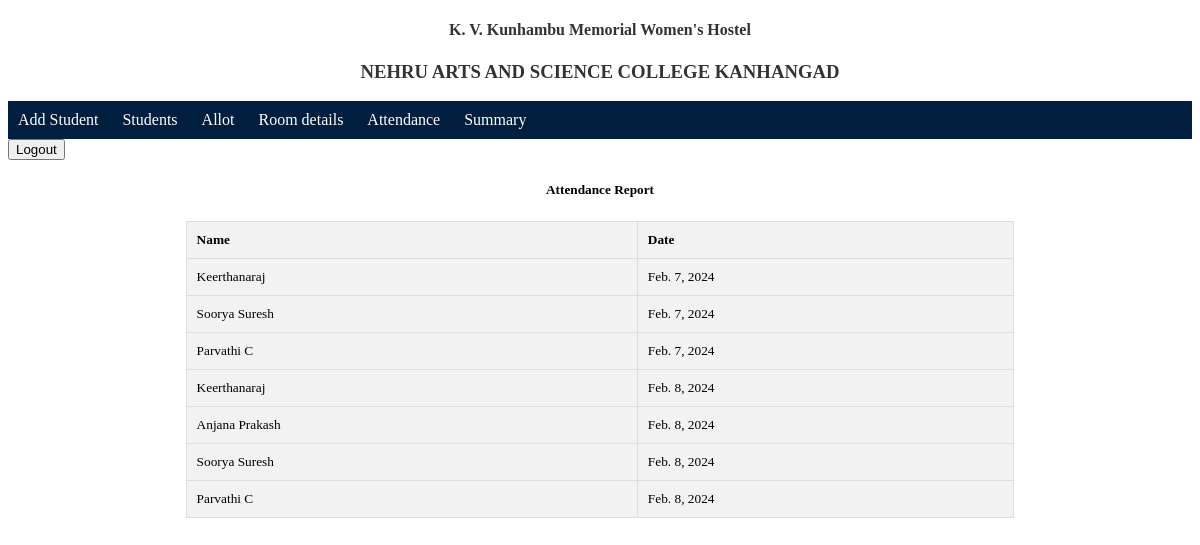
Before: /summary/ (signed in) with the older database file.
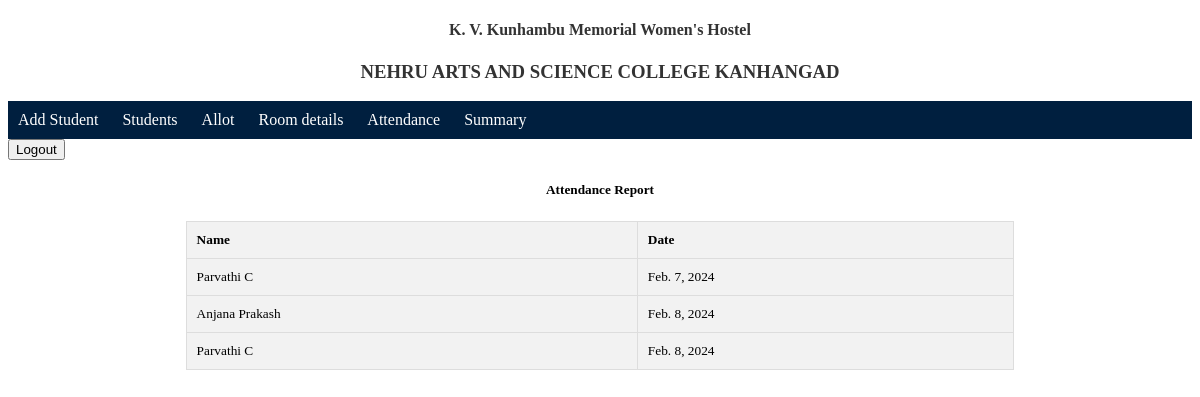
After: the same page with the newer database file.
### hostel/models.py (models this page shows, shortened)
class Attendance(models.Model):
    name = models.ForeignKey(Student,on_delete=models.CASCADE)
    dates = models.DateField()

class Student(models.Model):
    name = models.CharField(max_length=50, unique=True)
    category = models.CharField(max_length=20)
    pgm_id = models.ForeignKey(Programme,on_delete=models.CASCADE)

### hostel/views.py (the view)
# urls.py: path('summary/',views.view_attendance,name='view_attendance'),
@login_required()
def view_attendance(request):
    attendance_list = Attendance.objects.all().select_related('name')
    return render(request,"hostel/summary.html",{'summary':attendance_list})

### hostel/templates/hostel/summary.html (shortened to what this page needs)
{% extends 'base.html' %}
{% block content %}
    <h5>Attendance Report</h5>
    <div class="allot">
        <table>
            <tr>
                <th>Name</th><th>Date</th>
            </tr>
            {% for a in summary %}
            <tr>
                <td>{{a.name.name}}</td>
                <td>{{a.dates}}</td>
            </tr>
            {% endfor %}
        </table>
    </div>
{% endblock %}

Changed rows visible on the page:
removed Attendance: name.name "Keerthanaraj", dates "Feb. 7, 2024"
removed Attendance: name.name "Soorya Suresh", dates "Feb. 7, 2024"
removed Attendance: name.name "Keerthanaraj", dates "Feb. 8, 2024"
removed Attendance: name.name "Soorya Suresh", dates "Feb. 8, 2024"
